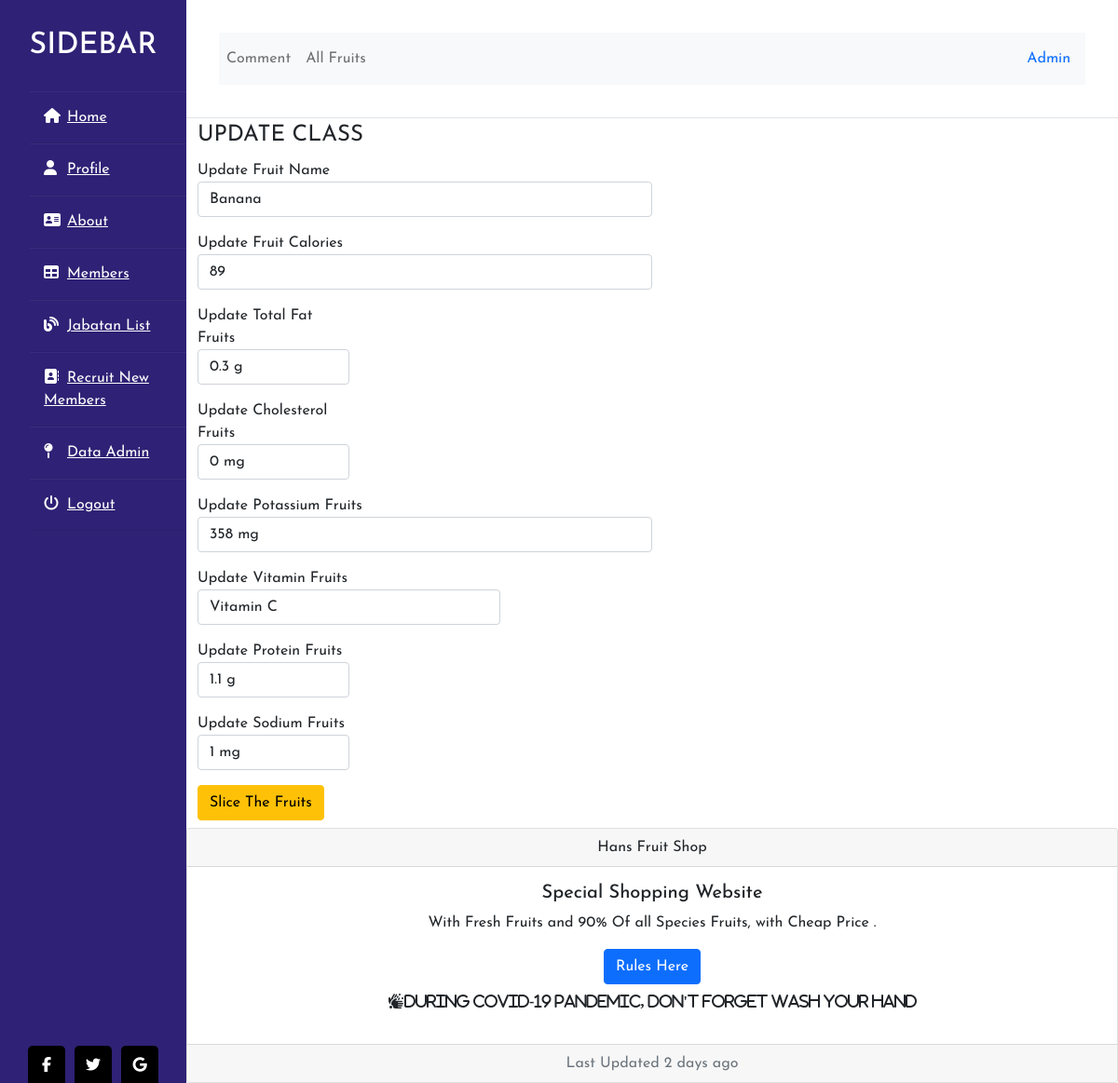
/index.php?page=update-fruit&numbr=9 (signed in), run on the app's committed database.
### tables this page shows
CREATE TABLE `apeshit3` (
  `numbr` int(11) NOT NULL,
  `fruit_name` varchar(300) NOT NULL,
  `fruit_calories` varchar(255) NOT NULL,
  `vitamin_fruits` enum('Vitamin A',' Vitamin B','Vitamin C','Vitamin D','Vitamin E','Vitamin K') NOT NULL,
  `Protein` varchar(100) NOT NULL,
  `Total_Fat` varchar(80) NOT NULL,
  `Cholesterol` varchar(80) NOT NULL,
  `Sodium` varchar(80) NOT NULL,
  `Potassium` varchar(80) NOT NULL
);

### admin/navbarver/updatefruits.php (the view, shortened to what this page needs)
<?php
include "inc/server.php";
if (isset($_GET['numbr'])) {
    $user_id = $_GET['numbr'];
    $sql = "SELECT * FROM `apeshit3` WHERE `numbr`='$user_id'";
    $result = $conn->query($sql);
    if ($result->num_rows > 0) {
        while ($row = $result->fetch_assoc()) {
            $fruit_name = $row['fruit_name'];
            $fruit_calories = $row['fruit_calories'];
            $Protein = $row['Protein'];
            $Total_Fat = $row['Total_Fat'];
            $Cholesterol = $row['Cholesterol'];
            $Sodium = $row['Sodium'];
            $Potassium = $row['Potassium'];
?>
        <form action="" method="POST">
            <fieldset>
                <legend>UPDATE CLASS</legend>
                <div class="form-row">
                    <div class="mt-3">
                        <div class="form-group col-md-6">
                            <label for="fruit_name">Update Fruit Name</label>
                            <input type="text" class="form-control" name="fruit_name" id="fruit_name" placeholder="Enter Fruit Name" value="<?php echo $fruit_name; ?>" required>
                        </div>
                    </div>
                    <div class="mt-3">
                        <div class="form-group col-md-6">
                            <label for="fruit_calories">Update Fruit Calories</label>
                            <input type="text" class="form-control" name="fruit_calories" id="fruit_calories" placeholder="Enter Fruit Calories" value="<?php echo $fruit_calories; ?>" required>
                        </div>
                    </div>
                </div>
                <div class="mt-3">
                    <div class="form-group col-md-2">
                        <label for="Total_Fat">Update Total Fat Fruits</label>
                        <input type="text" class="form-control" name="Total_Fat" id="Total_Fat" placeholder="Enter Total Fat Fruits" value="<?php echo $Total_Fat; ?>" required>
                    </div>
                </div>
                <div class="mt-3">
                    <div class="form-group col-md-2">
                        <label for="Cholesterol">Update Cholesterol Fruits</label>
                        <input type="text" class="form-control" name="Cholesterol" id="Cholesterol" placeholder="Enter Cholesterol Fruits" value="<?php echo $Cholesterol; ?>" required>
                    </div>
                </div>
                <div class="form-row">
                    <div class="mt-3">
                        <div class="form-group col-md-6">
                            <label for="Potassium">Update Potassium Fruits</label>
                            <input type="text" class="form-control" name="Potassium" id="Potassium" placeholder="Enter Potassium" value="<?php echo $Potassium; ?>" required>
                        </div>
                    </div>
                    <div class="mt-3">
                        <div class="form-group col-md-4">
                            <label for="vitamin_fruits">Update Vitamin Fruits</label>
                            <select name="vitamin_fruits" id="vitamin_fruits" class="form-control">
                                <?php
                                if ($row['vitamin_fruits'] == "Vitamin C") echo "<option value='Vitamin C' selected>Vitamin C</option>";
                                else echo "<option value='Vitamin C'>Vitamin C</option>";
                                ?>
                            </select>
                        </div>
                    </div>
                    <div class="mt-3">
                        <div class="form-group col-md-2">
                            <label for="Protein">Update Protein Fruits</label>
                            <input type="text" class="form-control" name="Protein" id="Protein" placeholder="Enter Protein Fruits" value="<?php echo $Protein; ?>" required>
                        </div>
                    </div>
                    <div class="mt-3">
                        <div class="form-group col-md-2">
                            <label for="Sodium">Update Sodium Fruits</label>
                            <input type="text" class="form-control" name="Sodium" id="Sodium" placeholder="Enter Sodium Fruits" value="<?php echo $Sodium; ?>" required>
                        </div>
                    </div>
                </div>
                <div class="mt-3">
                    <button type="submit" class="btn btn-warning" name="Save" id="Save">Slice The Fruits</button>
                </div>
            </fieldset>
        </form>
<?php
        }
    } else {
        header('Location: index.php?page=fruits-list');
    }
}
?>

### styles.css (style rules this page uses)
* { margin: 0; padding: 0; box-sizing: border-box; list-style: none; text-decoration: none; font-family: 'Josefin Sans', sans-serif; }
body { background-color: #f3f5f9; }

### data on the page
apeshit3: fruit_name "Banana", fruit_calories "89", Total_Fat "0.3 g", Cholesterol "0 mg", Potassium "358 mg", vitamin_fruits "Vitamin C", Protein "1.1 g", Sodium "1 mg"

### other printed values
$_SESSION['ses_level'] "Admin"
